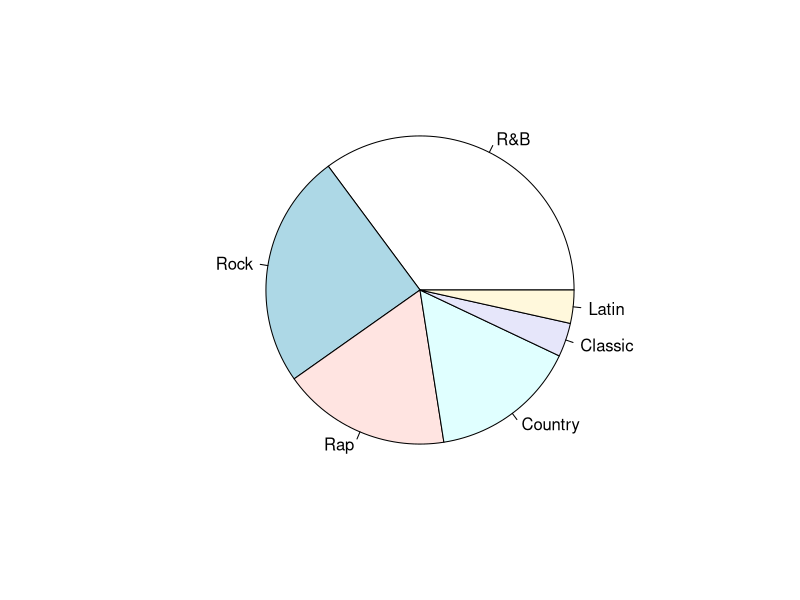

This chart was generated by the following R code:
name = c("R&B","Rock","Rap","Country","Classic","Latin")
number = c(146.4,102.6,73.7,64.5,14.8,14.5)
data = data.frame(name, number)
print(data)
pie(data$number, label = data$name)
